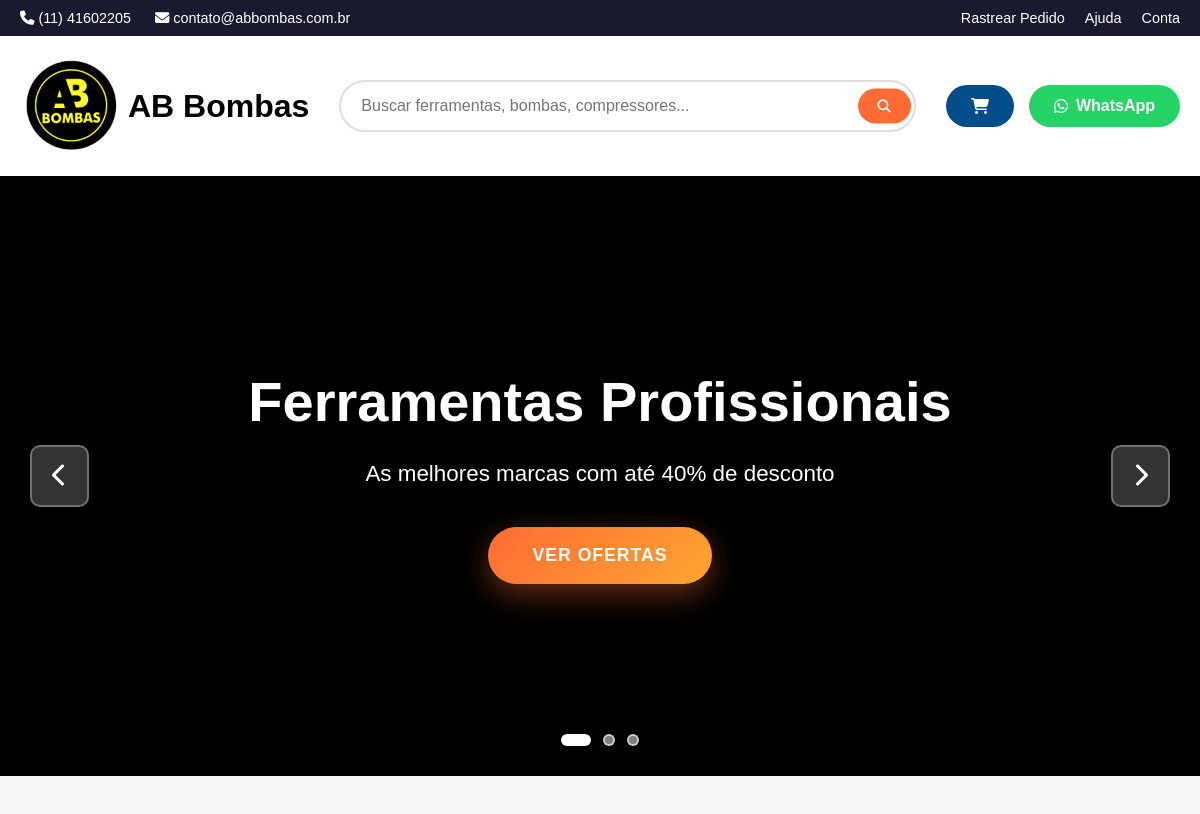
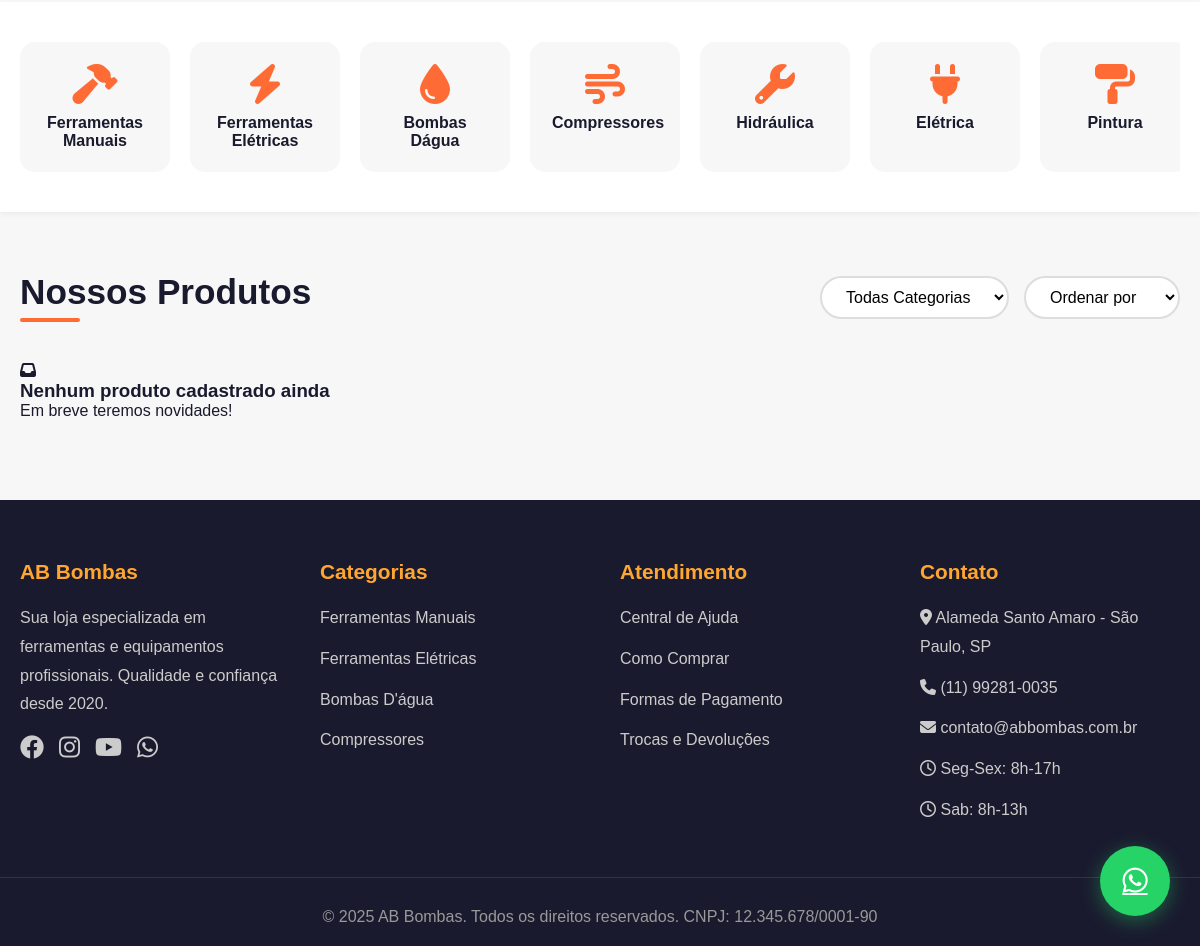
The page / on the database its author committed (2 pictures, top to bottom).
### tables this page shows
CREATE TABLE IF NOT EXISTS slides (
    id INT AUTO_INCREMENT PRIMARY KEY,
    titulo VARCHAR(255) NOT NULL,
    subtitulo TEXT,
    texto_botao VARCHAR(100) DEFAULT 'Ver Ofertas',
    link_botao VARCHAR(255) DEFAULT '#produtos',
    imagem_url VARCHAR(255),
    ordem INT DEFAULT 0,
    ativo BOOLEAN DEFAULT 1,
    criado_em TIMESTAMP DEFAULT CURRENT_TIMESTAMP,
    atualizado_em TIMESTAMP DEFAULT CURRENT_TIMESTAMP ON UPDATE CURRENT_TIMESTAMP
);

### index.php (the view, shortened to what this page needs)
<?php
include 'config/conexao.php';
include 'includes/header.php';
$sql = "SELECT * FROM produtos ORDER BY id DESC";
$result = $conn->query($sql);
$sqlSlides = "SELECT * FROM slides WHERE ativo = 1 ORDER BY ordem";
$resultSlides = $conn->query($sqlSlides);
$slides = [];
while ($slide = $resultSlides->fetch_assoc()) {
    $slides[] = $slide;
}
?>
<link href="assets/css/carrinho.css" rel="stylesheet" />
<section class="hero-slider">
    <?php foreach ($slides as $index => $slide): ?>
        <div class="slide <?= $index === 0 ? 'active' : '' ?>">
            <div class="slide-content">
                <h1><?= htmlspecialchars($slide['titulo']) ?></h1>
                <p><?= htmlspecialchars($slide['subtitulo']) ?></p>
                <a class="cta-btn" href="<?= $slide['link_botao'] ?>">
                    <?= htmlspecialchars($slide['texto_botao']) ?>
                </a>
            </div>
        </div>
    <?php endforeach; ?>
    <button class="slider-btn prev" onclick="moveSlide(-1)">
        <i class="fas fa-chevron-left"></i>
    </button>
    <button class="slider-btn next" onclick="moveSlide(1)">
        <i class="fas fa-chevron-right"></i>
    </button>
    <div class="slider-dots">
        <?php foreach ($slides as $index => $slide): ?>
            <span class="dot <?= $index === 0 ? 'active' : '' ?>" onclick="currentSlide(<?= $index ?>)"></span>
        <?php endforeach; ?>
    </div>
</section>
<section class="categories-bar">
    <div class="categories-container">
        <div class="categories-scroll">
            <div class="category-item">
                <i class="fas fa-hammer"></i>
                <span>Ferramentas Manuais</span>
            </div>
            <div class="category-item">
                <i class="fas fa-bolt"></i>
                <span>Ferramentas Elétricas</span>
            </div>
            <div class="category-item">
                <i class="fas fa-tint"></i>
                <span>Bombas Dágua</span>
            </div>
            <div class="category-item">
                <i class="fas fa-wind"></i>
                <span>Compressores</span>
            </div>
            <div class="category-item">
                <i class="fas fa-wrench"></i>
                <span>Hidráulica</span>
            </div>
            <div class="category-item">
                <i class="fas fa-plug"></i>
                <span>Elétrica</span>
            </div>
            <div class="category-item">
                <i class="fas fa-paint-roller"></i>
                <span>Pintura</span>
            </div>
        </div>
    </div>
</section>
<section class="products-section" id="produtos">
    <div class="section-header">
        <h2>Nossos Produtos</h2>
        <div class="filter-sort">
            <select id="categoryFilter" onchange="filterProducts()">
                <option value="all">Todas Categorias</option>
            </select>
            <select id="sortProducts" onchange="sortProducts()">
                <option value="default">Ordenar por</option>
            </select>
        </div>
    </div>
    <div class="products-grid">
        <?php if ($result->num_rows > 0): ?>
            <?php while ($row = $result->fetch_assoc()): ?>
                <?php
                $produtoId = $row['id'];
                $sqlImg = "SELECT imagem_url FROM produto_imagens WHERE produto_id = $produtoId ORDER BY ordem LIMIT 1";
                $resultImg = $conn->query($sqlImg);
                $primeiraImagem = null;
                if ($resultImg->num_rows > 0) {
                    $rowImg = $resultImg->fetch_assoc();
                    $primeiraImagem = $rowImg['imagem_url'];
                }
                ?>
                <div class="product-card" data-category="<?= htmlspecialchars($row['categoria']) ?>" data-name="<?= htmlspecialchars($row['nome']) ?>" data-price="<?= $row['preco'] ?>" data-produto-id="<?= $row['id'] ?>">
                    <?php if ($row['badge']): ?>
                        <span class="product-badge"><?= htmlspecialchars($row['badge']) ?></span>
                    <?php endif; ?>
                    <a href="produto.php?id=<?= $row['id'] ?>">
                        <div class="product-img">
                            <?php if ($primeiraImagem): ?>
                                <img alt="<?= htmlspecialchars($row['nome']) ?>" loading="lazy" src="<?= htmlspecialchars($primeiraImagem) ?>" />
                            <?php else: ?>
                                <i class="<?= $row['icon'] ?? 'fas fa-box' ?>"></i>
                            <?php endif; ?>
                        </div>
                    </a>
                    <div class="product-details">
                        <div class="product-category"><?= htmlspecialchars($row['categoria']) ?: 'Geral' ?></div>
                        <a href="produto.php?id=<?= $row['id'] ?>">
                            <h3 class="product-name"><?= htmlspecialchars($row['nome']) ?></h3>
                        </a>
                        <p class="product-description">
                            <?= substr(htmlspecialchars($row['descricao']), 0, 80) ?>...
                        </p>
                        <div class="product-footer">
                            <span class="product-price">R$ <?= number_format($row['preco'], 2, ',', '.') ?></span>
                            <button class="add-cart-btn" onclick="event.stopPropagation(); adicionarAoCarrinho(<?= $row['id'] ?>)">
                                <i class="fas fa-shopping-cart"></i> Adicionar
                            </button>
                        </div>
                    </div>
                </div>
            <?php endwhile; ?>
        <?php else: ?>
            <div>
                <i class="fas fa-inbox"></i>
                <h3>Nenhum produto cadastrado ainda</h3>
                <p>Em breve teremos novidades!</p>
            </div>
        <?php endif; ?>
    </div>
</section>
<a class="floating-cart" href="https://wa.me/551141602205" target="_blank">
    <i class="fab fa-whatsapp"></i>
</a>
<?php include 'includes/footer.php'; ?>

### rows shown on the page
slides: titulo "Ferramentas Profissionais", subtitulo "As melhores marcas com até 40% de desconto", texto_botao "VER OFERTAS"
